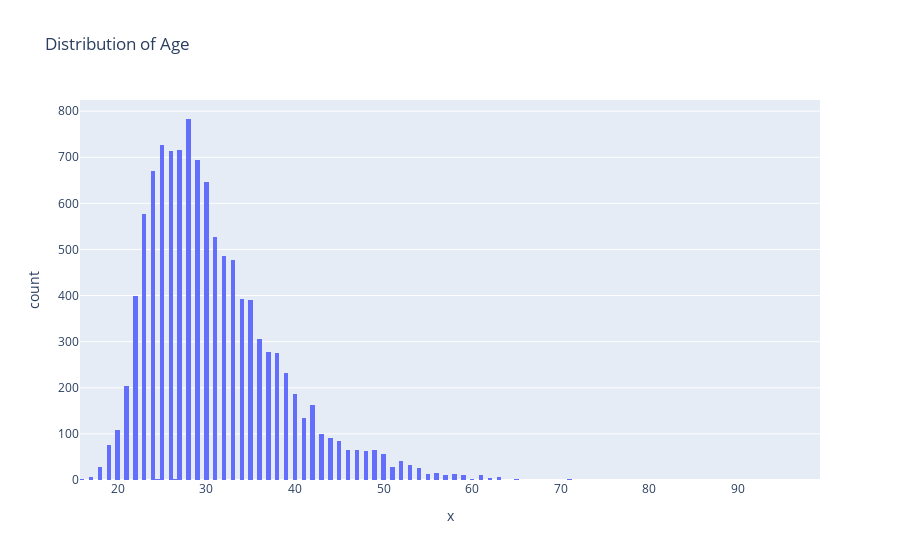

The code cell stored with this chart in its notebook:
### Code cell
# Plot a histogram of the column `Age`.
fig = px.histogram(x=survey_df['Age'],title="Distribution of Age")
fig.show()
print ('The median age of respondents is about 29.')

### Figure 1 — Plotly figure (JSON) as saved in the notebook; plotly's stock layout.template omitted (floating-point values rounded to 4 significant figures; data arrays with more than 128 entries replaced by an {"elided": "..."} marker saying what was removed)
{"data": [{"alignmentgroup": "True", "bingroup": "x", "hovertemplate": "x=%{x}<br>count=%{y}<extra></extra>", "legendgroup": "", "marker": {"color": "#636efa", "pattern": {"shape": ""}}, "name": "", "offsetgroup": "", "orientation": "v", "showlegend": false, "type": "histogram", "x": {"elided": "11305 float values"}, "xaxis": "x", "yaxis": "y"}], "layout": {"barmode": "relative", "legend": {"tracegroupgap": 0}, "title": {"text": "Distribution of Age"}, "xaxis": {"anchor": "y", "domain": [0, 1], "title": {"text": "x"}}, "yaxis": {"anchor": "x", "domain": [0, 1], "title": {"text": "count"}}}}
